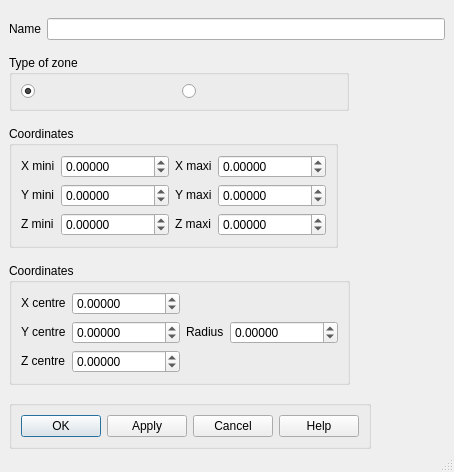
<ui version="4.0" >
 <class>CreateZone</class>
 <widget class="QDialog" name="CreateZone" >
  <property name="geometry" >
   <rect>
    <x>0</x>
    <y>0</y>
    <width>454</width>
    <height>472</height>
   </rect>
  </property>
  <property name="windowTitle" >
   <string>Create a zone</string>
  </property>
  <property name="autoFillBackground" >
   <bool>true</bool>
  </property>
  <property name="sizeGripEnabled" >
   <bool>true</bool>
  </property>
  <layout class="QGridLayout" >
   <property name="margin" >
    <number>9</number>
   </property>
   <property name="spacing" >
    <number>6</number>
   </property>
   <item row="0" column="0" >
    <widget class="QLabel" name="Name" >
     <property name="text" >
      <string>Name</string>
     </property>
    </widget>
   </item>
   <item row="0" column="1" >
    <widget class="QLineEdit" name="LEZoneName" >
     <property name="maxLength" >
      <number>32</number>
     </property>
    </widget>
   </item>
   <item row="1" column="0" colspan="2" >
    <widget class="QGroupBox" name="TypeZone" >
     <property name="sizePolicy" >
      <sizepolicy>
       <hsizetype>0</hsizetype>
       <vsizetype>0</vsizetype>
       <horstretch>0</horstretch>
       <verstretch>0</verstretch>
      </sizepolicy>
     </property>
     <property name="minimumSize" >
      <size>
       <width>340</width>
       <height>0</height>
      </size>
     </property>
     <property name="title" >
      <string>Type of zone</string>
     </property>
     <layout class="QHBoxLayout" >
      <property name="margin" >
       <number>9</number>
      </property>
      <property name="spacing" >
       <number>6</number>
      </property>
      <item>
       <widget class="QRadioButton" name="RBBox" >
        <property name="text" >
         <string/>
        </property>
        <property name="icon" >
         <iconset>../../resources/zone_boxdxyz.png</iconset>
        </property>
        <property name="checkable" >
         <bool>true</bool>
        </property>
        <property name="checked" >
         <bool>true</bool>
        </property>
       </widget>
      </item>
      <item>
       <widget class="QRadioButton" name="RBSphere" >
        <property name="text" >
         <string/>
        </property>
        <property name="icon" >
         <iconset>../../resources/zone_spherepoint.png</iconset>
        </property>
       </widget>
      </item>
     </layout>
    </widget>
   </item>
   <item row="2" column="0" colspan="2" >
    <widget class="QGroupBox" name="gBBox" >
     <property name="sizePolicy" >
      <sizepolicy>
       <hsizetype>0</hsizetype>
       <vsizetype>0</vsizetype>
       <horstretch>0</horstretch>
       <verstretch>0</verstretch>
      </sizepolicy>
     </property>
     <property name="title" >
      <string>Coordinates</string>
     </property>
     <layout class="QGridLayout" >
      <property name="margin" >
       <number>9</number>
      </property>
      <property name="spacing" >
       <number>6</number>
      </property>
      <item row="0" column="0" >
       <widget class="QLabel" name="TLXmini" >
        <property name="sizePolicy" >
         <sizepolicy>
          <hsizetype>0</hsizetype>
          <vsizetype>0</vsizetype>
          <horstretch>0</horstretch>
          <verstretch>0</verstretch>
         </sizepolicy>
        </property>
        <property name="text" >
         <string>X mini</string>
        </property>
        <property name="wordWrap" >
         <bool>false</bool>
        </property>
       </widget>
      </item>
      <item row="0" column="1" >
       <widget class="QDoubleSpinBox" name="SpinBox_Xmini" >
        <property name="decimals" >
         <number>5</number>
        </property>
        <property name="maximum" >
         <double>999999999.000000000000000</double>
        </property>
        <property name="minimum" >
         <double>-999999999.000000000000000</double>
        </property>
        <property name="value" >
         <double>0.000000000000000</double>
        </property>
       </widget>
      </item>
      <item row="1" column="0" >
       <widget class="QLabel" name="TLYmini" >
        <property name="sizePolicy" >
         <sizepolicy>
          <hsizetype>0</hsizetype>
          <vsizetype>0</vsizetype>
          <horstretch>0</horstretch>
          <verstretch>0</verstretch>
         </sizepolicy>
        </property>
        <property name="text" >
         <string>Y mini</string>
        </property>
        <property name="wordWrap" >
         <bool>false</bool>
        </property>
       </widget>
      </item>
      <item row="1" column="1" >
       <widget class="QDoubleSpinBox" name="SpinBox_Ymini" >
        <property name="decimals" >
         <number>5</number>
        </property>
        <property name="maximum" >
         <double>999999999.000000000000000</double>
        </property>
        <property name="minimum" >
         <double>-999999999.000000000000000</double>
        </property>
        <property name="value" >
         <double>0.000000000000000</double>
        </property>
       </widget>
      </item>
      <item row="2" column="0" >
       <widget class="QLabel" name="TLZmini" >
        <property name="sizePolicy" >
         <sizepolicy>
          <hsizetype>0</hsizetype>
          <vsizetype>0</vsizetype>
          <horstretch>0</horstretch>
          <verstretch>0</verstretch>
         </sizepolicy>
        </property>
        <property name="text" >
         <string>Z mini</string>
        </property>
        <property name="wordWrap" >
         <bool>false</bool>
        </property>
       </widget>
      </item>
      <item row="2" column="1" >
       <widget class="QDoubleSpinBox" name="SpinBox_Zmini" >
        <property name="decimals" >
         <number>5</number>
        </property>
        <property name="maximum" >
         <double>999999999.000000000000000</double>
        </property>
        <property name="minimum" >
         <double>-999999999.000000000000000</double>
        </property>
        <property name="value" >
         <double>0.000000000000000</double>
        </property>
       </widget>
      </item>
      <item row="0" column="2" >
       <widget class="QLabel" name="TLXmaxi" >
        <property name="sizePolicy" >
         <sizepolicy>
          <hsizetype>0</hsizetype>
          <vsizetype>0</vsizetype>
          <horstretch>0</horstretch>
          <verstretch>0</verstretch>
         </sizepolicy>
        </property>
        <property name="text" >
         <string>X maxi</string>
        </property>
        <property name="wordWrap" >
         <bool>false</bool>
        </property>
       </widget>
      </item>
      <item row="2" column="2" >
       <widget class="QLabel" name="TLZmaxi" >
        <property name="sizePolicy" >
         <sizepolicy>
          <hsizetype>0</hsizetype>
          <vsizetype>0</vsizetype>
          <horstretch>0</horstretch>
          <verstretch>0</verstretch>
         </sizepolicy>
        </property>
        <property name="text" >
         <string>Z maxi</string>
        </property>
        <property name="wordWrap" >
         <bool>false</bool>
        </property>
       </widget>
      </item>
      <item row="2" column="3" >
       <widget class="QDoubleSpinBox" name="SpinBox_Zmaxi" >
        <property name="decimals" >
         <number>5</number>
        </property>
        <property name="maximum" >
         <double>999999999.000000000000000</double>
        </property>
        <property name="minimum" >
         <double>-999999999.000000000000000</double>
        </property>
        <property name="value" >
         <double>0.000000000000000</double>
        </property>
       </widget>
      </item>
      <item row="1" column="2" >
       <widget class="QLabel" name="TLYmaxi" >
        <property name="sizePolicy" >
         <sizepolicy>
          <hsizetype>0</hsizetype>
          <vsizetype>0</vsizetype>
          <horstretch>0</horstretch>
          <verstretch>0</verstretch>
         </sizepolicy>
        </property>
        <property name="text" >
         <string>Y maxi</string>
        </property>
        <property name="wordWrap" >
         <bool>false</bool>
        </property>
       </widget>
      </item>
      <item row="0" column="3" >
       <widget class="QDoubleSpinBox" name="SpinBox_Xmaxi" >
        <property name="decimals" >
         <number>5</number>
        </property>
        <property name="maximum" >
         <double>999999999.000000000000000</double>
        </property>
        <property name="minimum" >
         <double>-999999999.000000000000000</double>
        </property>
        <property name="value" >
         <double>0.000000000000000</double>
        </property>
       </widget>
      </item>
      <item row="1" column="3" >
       <widget class="QDoubleSpinBox" name="SpinBox_Ymaxi" >
        <property name="decimals" >
         <number>5</number>
        </property>
        <property name="maximum" >
         <double>999999999.000000000000000</double>
        </property>
        <property name="minimum" >
         <double>-999999999.000000000000000</double>
        </property>
        <property name="value" >
         <double>0.000000000000000</double>
        </property>
       </widget>
      </item>
     </layout>
    </widget>
   </item>
   <item row="3" column="0" colspan="2" >
    <widget class="QGroupBox" name="gBSphere" >
     <property name="sizePolicy" >
      <sizepolicy>
       <hsizetype>0</hsizetype>
       <vsizetype>0</vsizetype>
       <horstretch>0</horstretch>
       <verstretch>0</verstretch>
      </sizepolicy>
     </property>
     <property name="title" >
      <string>Coordinates</string>
     </property>
     <layout class="QGridLayout" >
      <property name="margin" >
       <number>9</number>
      </property>
      <property name="spacing" >
       <number>6</number>
      </property>
      <item row="0" column="0" >
       <widget class="QLabel" name="TLXcentre" >
        <property name="sizePolicy" >
         <sizepolicy>
          <hsizetype>0</hsizetype>
          <vsizetype>0</vsizetype>
          <horstretch>0</horstretch>
          <verstretch>0</verstretch>
         </sizepolicy>
        </property>
        <property name="text" >
         <string>X centre</string>
        </property>
        <property name="wordWrap" >
         <bool>false</bool>
        </property>
       </widget>
      </item>
      <item row="0" column="1" >
       <widget class="QDoubleSpinBox" name="SpinBox_Xcentre" >
        <property name="decimals" >
         <number>5</number>
        </property>
        <property name="maximum" >
         <double>999999999.000000000000000</double>
        </property>
        <property name="minimum" >
         <double>-999999999.000000000000000</double>
        </property>
        <property name="value" >
         <double>0.000000000000000</double>
        </property>
       </widget>
      </item>
      <item row="1" column="0" >
       <widget class="QLabel" name="TLYcentre" >
        <property name="sizePolicy" >
         <sizepolicy>
          <hsizetype>0</hsizetype>
          <vsizetype>0</vsizetype>
          <horstretch>0</horstretch>
          <verstretch>0</verstretch>
         </sizepolicy>
        </property>
        <property name="text" >
         <string>Y centre</string>
        </property>
        <property name="wordWrap" >
         <bool>false</bool>
        </property>
       </widget>
      </item>
      <item row="1" column="1" >
       <widget class="QDoubleSpinBox" name="SpinBox_Ycentre" >
        <property name="decimals" >
         <number>5</number>
        </property>
        <property name="maximum" >
         <double>999999999.000000000000000</double>
        </property>
        <property name="minimum" >
         <double>-999999999.000000000000000</double>
        </property>
        <property name="value" >
         <double>0.000000000000000</double>
        </property>
       </widget>
      </item>
      <item row="1" column="2" >
       <widget class="QLabel" name="TLRayon" >
        <property name="sizePolicy" >
         <sizepolicy>
          <hsizetype>0</hsizetype>
          <vsizetype>0</vsizetype>
          <horstretch>0</horstretch>
          <verstretch>0</verstretch>
         </sizepolicy>
        </property>
        <property name="text" >
         <string>Radius</string>
        </property>
        <property name="wordWrap" >
         <bool>false</bool>
        </property>
       </widget>
      </item>
      <item row="1" column="3" >
       <widget class="QDoubleSpinBox" name="SpinBox_Rayon" >
        <property name="decimals" >
         <number>5</number>
        </property>
        <property name="maximum" >
         <double>999999999.000000000000000</double>
        </property>
        <property name="minimum" >
         <double>-999999999.000000000000000</double>
        </property>
        <property name="value" >
         <double>0.000000000000000</double>
        </property>
       </widget>
      </item>
      <item row="2" column="0" >
       <widget class="QLabel" name="TLZcentre" >
        <property name="sizePolicy" >
         <sizepolicy>
          <hsizetype>0</hsizetype>
          <vsizetype>0</vsizetype>
          <horstretch>0</horstretch>
          <verstretch>0</verstretch>
         </sizepolicy>
        </property>
        <property name="text" >
         <string>Z centre</string>
        </property>
        <property name="wordWrap" >
         <bool>false</bool>
        </property>
       </widget>
      </item>
      <item row="2" column="1" >
       <widget class="QDoubleSpinBox" name="SpinBox_Zcentre" >
        <property name="decimals" >
         <number>5</number>
        </property>
        <property name="maximum" >
         <double>999999999.000000000000000</double>
        </property>
        <property name="minimum" >
         <double>-999999999.000000000000000</double>
        </property>
        <property name="value" >
         <double>0.000000000000000</double>
        </property>
       </widget>
      </item>
     </layout>
    </widget>
   </item>
   <item row="4" column="0" colspan="2" >
    <widget class="QGroupBox" name="GBButtons" >
     <property name="sizePolicy" >
      <sizepolicy>
       <hsizetype>0</hsizetype>
       <vsizetype>0</vsizetype>
       <horstretch>0</horstretch>
       <verstretch>0</verstretch>
      </sizepolicy>
     </property>
     <property name="title" >
      <string/>
     </property>
     <layout class="QHBoxLayout" >
      <property name="margin" >
       <number>9</number>
      </property>
      <property name="spacing" >
       <number>6</number>
      </property>
      <item>
       <widget class="QPushButton" name="buttonOk" >
        <property name="text" >
         <string>OK</string>
        </property>
       </widget>
      </item>
      <item>
       <widget class="QPushButton" name="buttonApply" >
        <property name="text" >
         <string>Apply</string>
        </property>
       </widget>
      </item>
      <item>
       <widget class="QPushButton" name="buttonCancel" >
        <property name="text" >
         <string>Cancel</string>
        </property>
       </widget>
      </item>
      <item>
       <widget class="QPushButton" name="buttonHelp" >
        <property name="text" >
         <string>Help</string>
        </property>
       </widget>
      </item>
     </layout>
    </widget>
   </item>
  </layout>
 </widget>
 <resources/>
 <connections/>
</ui>
